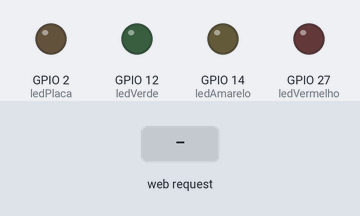
A sketch run on a simulated ESP32. Shown: output pins drawn as LEDs (lit = HIGH). The inputs (shaded band) are chosen by the test bench. EEPROM starts erased.

Above: at 1.2 s.
1.3 s: HTTP request GET /on received
At 2.5 s:
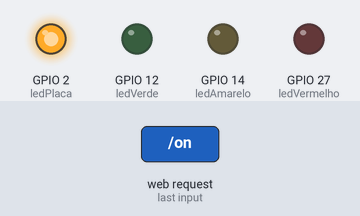
2.8 s: HTTP request GET /valor received
At 3.6 s:
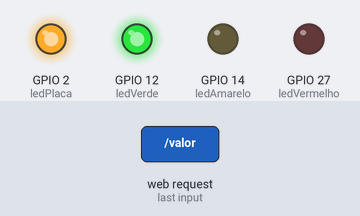
4.3 s: HTTP request GET /off received
At 4.7 s:
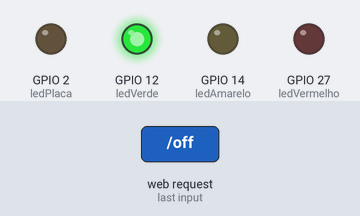
5.8 s: HTTP request GET /on?min=1 received
At 7.0 s:
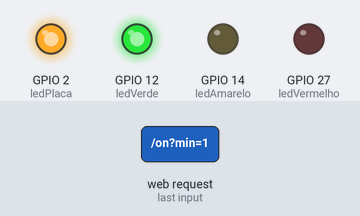
7.3 s: HTTP request GET /off?min=1 received
At 8.2 s:
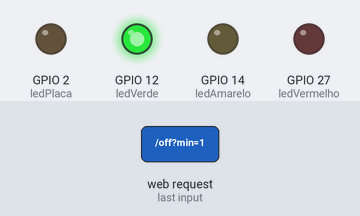
Timing chart, 0 to 9.8 s (numbered marks = the images above; inputs shaded):
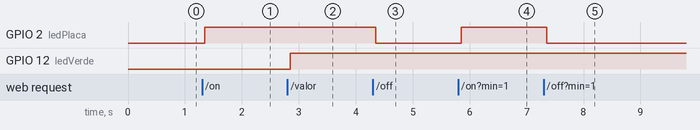

Measured:
- after the input at 1.3 s, GPIO 2 (ledPlaca): LOW → HIGH after 0.05 s
- after the input at 2.8 s, GPIO 12 (ledVerde): LOW → HIGH after 0.05 s
- after the input at 4.3 s, GPIO 2 (ledPlaca): HIGH → LOW after 0.05 s
- after the input at 5.8 s, GPIO 2 (ledPlaca): LOW → HIGH after 0.05 s
- after the input at 7.3 s, GPIO 2 (ledPlaca): HIGH → LOW after 0.05 s

The sketch:

ESP32-SmartView-Center.ino
```cpp
#include <Arduino.h>
#include <WiFi.h>
#include <ESPAsyncWebServer.h>
#include <Preferences.h>

const char* ssid = "ESP32-SmartView-Pro";
const char* password = "12345678";

const int ledPlaca = 2;
const int ledVerde = 12;
const int ledAmarelo = 14;
const int ledVermelho = 27;
const int potPin = 34;

int limiteMin, limiteMax;
AsyncWebServer server(80);
Preferences preferencias;

String montarPagina() {
  String html = R"rawliteral(
<!DOCTYPE html><html><head><title>SmartView Pro</title>
<meta charset='UTF-8'><meta name='viewport' content='width=device-width, initial-scale=1.0'>
<style>
  body{text-align:center;font-family:sans-serif;background-color:#1a1a1a;color:white;margin:0;padding:10px;}
  .trilho{position:relative;width:90%;max-width:500px;height:45px;background:#333;margin:20px auto;border-radius:12px;border:2px solid #555;overflow:hidden;}
  .barra{position:absolute;height:100%;width:0%;transition:0.3s;left:50%;}
  .marcador-centro{position:absolute;left:50%;width:3px;height:100%;background:white;z-index:10;margin-left:-1px;}
  .monitor{background:#2a2a2a;padding:15px;border-radius:20px;width:90%;max-width:400px;margin:10px auto;border:1px solid #444;}
  .controles{margin:20px 0;}
  button{width:130px;height:55px;font-size:18px;margin:10px;border-radius:12px;border:none;cursor:pointer;font-weight:bold;transition:0.2s;}
  button:active{transform: scale(0.95);}
  .btn-on{background-color:#4dff88;color:black;}
  .btn-off{background-color:#ff4d4d;color:white;}
  input{width:90px;height:40px;text-align:center;font-size:18px;border-radius:8px;border:none;margin:5px;background:#444;color:white;}
  .bg-ok{background-color:#4dff88;} .bg-alerta{background-color:#ff4d4d;}
</style></head><body>
  <h2>SISTEMA SMARTVIEW CENTER</h2>

  <div class='controles'>
    <button class='btn-on' onclick="fetch('/on')">LIGAR</button>
    <button class='btn-off' onclick="fetch('/off')">DESLIGAR</button>
  </div>

  <div class='trilho'><div class='marcador-centro'></div><div id='minhaBarra' class='barra bg-ok'></div></div>

  <div class='monitor'>
    <div id='valorPot' style='font-size:65px;font-weight:bold;'>0000</div>
    <p id='statusText' style='font-size:20px;'>ESTABILIZANDO...</p>
  </div>

  <div style='background:#333;padding:15px;border-radius:15px;display:inline-block;margin-top:10px;'>
    Mín: <input type='number' id='minInput' value='VAL_MIN' onchange='enviarLimites()'>
    Máx: <input type='number' id='maxInput' value='VAL_MAX' onchange='enviarLimites()'>
  </div>

<script>
  function enviarLimites(){
    let min=document.getElementById('minInput').value;
    let max=document.getElementById('maxInput').value;
    fetch('/set?min='+min+'&max='+max);
  }
  setInterval(function(){
    fetch('/valor').then(r=>r.json()).then(data=>{
      document.getElementById('valorPot').innerHTML = data.val;
      let b = document.getElementById('minhaBarra');
      let st = document.getElementById('statusText');
      let min = parseInt(document.getElementById('minInput').value);
      let max = parseInt(document.getElementById('maxInput').value);
      let meio = (min + max) / 2;
      let rangeMetade = (max - min) / 2;

      let porcentagem = ((data.val - meio) / rangeMetade) * 50;

      if(porcentagem >= 0){
        b.style.left = '50%';
        b.style.width = Math.min(porcentagem, 50) + '%';
      } else {
        b.style.left = (50 + Math.max(porcentagem, -50)) + '%';
        b.style.width = Math.abs(Math.max(porcentagem, -50)) + '%';
      }

      if(data.val > max || data.val < min){
        b.className='barra bg-alerta'; st.innerHTML='FORA DA FAIXA!'; st.style.color='#ff4d4d';
      } else {
        b.className='barra bg-ok'; st.innerHTML='SINAL ESTÁVEL'; st.style.color='#4dff88';
      }
    });
  }, 1000);
</script></body></html>
)rawliteral";

  html.replace("VAL_MIN", String(limiteMin));
  html.replace("VAL_MAX", String(limiteMax));
  return html;
}

void setup() {
  Serial.begin(115200);
  pinMode(ledPlaca, OUTPUT); pinMode(ledVerde, OUTPUT);
  pinMode(ledAmarelo, OUTPUT); pinMode(ledVermelho, OUTPUT);

  preferencias.begin("ajustes", false);
  limiteMin = preferencias.getInt("min", 1000);
  limiteMax = preferencias.getInt("max", 3000);

  WiFi.softAP(ssid, password);

  server.on("/", HTTP_GET, [](AsyncWebServerRequest *request){
    request->send(200, "text/html", montarPagina());
  });

  server.on("/on", HTTP_GET, [](AsyncWebServerRequest *request){
    digitalWrite(ledPlaca, HIGH);
    request->send(200);
  });

  server.on("/off", HTTP_GET, [](AsyncWebServerRequest *request){
    digitalWrite(ledPlaca, LOW);
    request->send(200);
  });

  server.on("/set", HTTP_GET, [](AsyncWebServerRequest *request){
    if(request->hasParam("min")) { limiteMin = request->getParam("min")->value().toInt(); preferencias.putInt("min", limiteMin); }
    if(request->hasParam("max")) { limiteMax = request->getParam("max")->value().toInt(); preferencias.putInt("max", limiteMax); }
    request->send(200);
  });

  server.on("/valor", HTTP_GET, [](AsyncWebServerRequest *request){
    int v = analogRead(potPin);
    digitalWrite(ledVerde, v >= limiteMin && v <= limiteMax);
    digitalWrite(ledVermelho, v < limiteMin || v > limiteMax);
    String json = "{\"val\":" + String(v) + "}";
    request->send(200, "application/json", json);
  });

  server.begin();
}
void loop() {}
```
